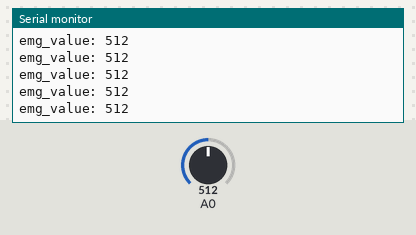
Bench run of a sketch on a simulated Arduino Uno, built with avr-gcc and run on an emulated ATmega328P. Shown: the last lines printed to the serial monitor. Inputs (shaded band) come from the test bench; at power-on: A0 = 512.

Above: at 12.0 s.
12.1 s: A0 set to 11
At 12.8 s:
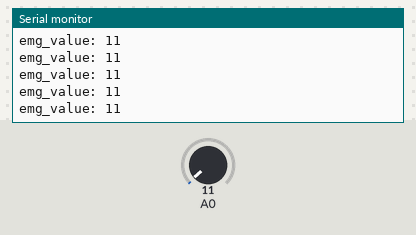
13.6 s: A0 set to 8
At 14.1 s:
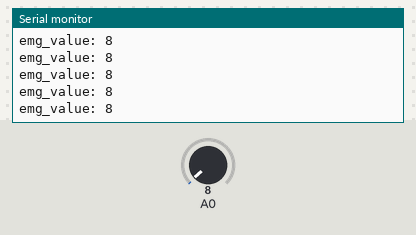
Timing chart, 0 to 16.1 s (numbered marks = the images above; inputs shaded):
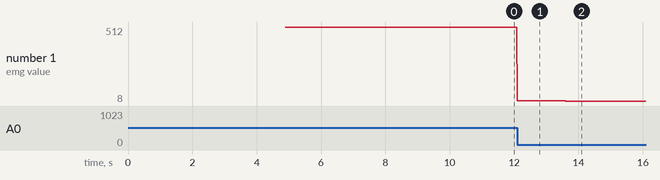

Measured:
- after the input at 12.1 s, the serial monitor: prints a new line at once (image 1)
- after the input at 13.6 s, the serial monitor: prints a new line at once (image 2)
- plotted number 1: 512 → 11 after the input at 12.1 s, 11 → 8 after the input at 13.6 s

The sketch:

emg_test.ino
```cpp
// Grove - EMG Sensor demo code
// This demo will need a Grove - Led Bar to show the motion
// Grove - EMG Sensor connect to A0
// Grove - LED Bar connect to D8, D9
// note: it'll take about serval seconds to detect static analog value
// when you should hold your muscle static. You will see led bar from level 10 turn to
// level 0, it means static analog value get ok


int max_analog_dta      = 300;              // max analog data
int min_analog_dta      = 100;              // min analog data
int static_analog_dta   = 0;                // static analog data


// get analog value
int getAnalog(int pin)
{
    long sum = 0;

    for(int i=0; i<32; i++)
    {
        sum += analogRead(pin);
    }

    int dta = sum>>5;

    max_analog_dta = dta>max_analog_dta ? dta : max_analog_dta;         // if max data
    min_analog_dta = min_analog_dta>dta ? dta : min_analog_dta;         // if min data

    return sum>>5;
}

void setup()
{
    Serial.begin(115200);

    long sum = 0;

    for(int i=0; i<=10; i++)
    {
        for(int j=0; j<100; j++)
        {
            sum += getAnalog(A0);
            delay(1);
        }

    }

    sum /= 1100;

    static_analog_dta = sum;

    Serial.print("static_analog_dta = ");
    Serial.println(static_analog_dta);
}

void loop()
{

    int val = getAnalog(A0);                    // get Analog value
    Serial.print("emg_value: ");
    Serial.println(val);                        // print emg analogue value

    delay(10);
}
```
